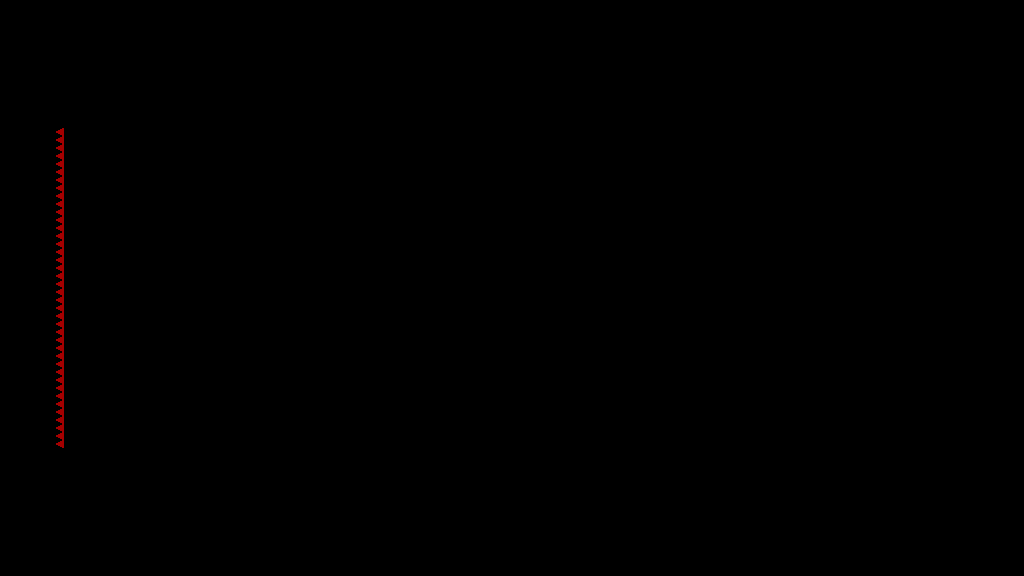

Rendered tile map (Tiled .tmx) drawn with the repository's tilesets; below, a short description and the map source with its tile grids summarised:
An orthogonal 128x72 tile map with 8x8 px tiles, 1 tile layer (T_Spikes) and 50 objects.

<map version="1.4" tiledversion="1.4.3" orientation="orthogonal" renderorder="right-down" width="128" height="72" tilewidth="8" tileheight="8" infinite="0" nextlayerid="5" nextobjectid="239">
 <tileset firstgid="1" source="../../../Sprites/Tiles/DEV/flat/T_spr_nv_flat_0.tsx" />
 <layer id="1" name="T_Spikes" width="128" height="72">
  <data>[9216 cells, 40 non-empty, 1 distinct tile ids]</data>
 </layer>
 <objectgroup id="2" name="C_Solid">
  <object id="125" x="760" y="96">
   <polygon points="0,0 16,0 16,16" />
  </object>
  <object id="127" x="688" y="96">
   <polygon points="0,0 16,0 0,16" />
  </object>
  <object id="157" x="0" y="568" width="816" height="8" />
  <object id="172" x="816" y="96" width="24" height="8" />
  <object id="173" x="880" y="96" width="24" height="8" />
  <object id="179" x="800" y="96">
   <polygon points="0,0 8,8 0,8" />
  </object>
  <object id="180" x="848" y="104">
   <polygon points="0,0 8,-8 8,0" />
  </object>
  <object id="181" x="864" y="96">
   <polygon points="0,0 8,8 0,8" />
  </object>
  <object id="182" x="912" y="104">
   <polygon points="0,0 8,-8 8,0" />
  </object>
  <object id="184" x="496" y="96">
   <polygon points="0,0 32,0 0,32" />
  </object>
  <object id="187" x="528" y="80">
   <polygon points="0,0 -16,-16 -16,0" />
  </object>
  <object id="188" x="648" y="112">
   <polygon points="0,0 16,-16 16,0" />
  </object>
  <object id="190" x="136" y="520" width="8" height="48" />
  <object id="197" x="352" y="520" width="16" height="48" />
  <object id="198" x="352" y="472" width="16" height="48" />
  <object id="199" x="352" y="424" width="16" height="48" />
  <object id="200" x="576" y="520" width="16" height="48" />
  <object id="201" x="576" y="472" width="16" height="48" />
  <object id="202" x="576" y="424" width="16" height="48" />
  <object id="203" x="576" y="376" width="16" height="48" />
  <object id="204" x="576" y="328" width="16" height="48" />
  <object id="205" x="144" y="520">
   <polygon points="0,0 8,0 0,8" />
  </object>
  <object id="206" x="128" y="520">
   <polygon points="0,0 8,0 8,8" />
  </object>
  <object id="207" x="344" y="424">
   <polygon points="0,0 8,0 8,8" />
  </object>
  <object id="208" x="368" y="424">
   <polygon points="0,0 8,0 0,8" />
  </object>
  <object id="209" x="568" y="328">
   <polygon points="0,0 8,0 8,8" />
  </object>
  <object id="210" x="592" y="328">
   <polygon points="0,0 8,0 0,8" />
  </object>
  <object id="211" x="64" y="128" width="136" height="24" />
  <object id="212" x="0" y="0" width="200" height="24" />
  <object id="213" x="64" y="152" width="24" height="296" />
  <object id="214" x="0" y="24" width="24" height="544" />
  <object id="215" x="816" y="552" width="208" height="24" />
  <object id="216" x="1000" y="8" width="24" height="544" />
  <object id="217" x="200" y="0" width="824" height="8" />
  <object id="219" x="928" y="112" width="24" height="296" />
  <object id="220" x="816" y="408" width="136" height="24" />
  <object id="221" x="816" y="432" width="136" height="24" />
  <object id="222" x="800" y="520" width="16" height="48" />
  <object id="223" x="576" y="520" width="16" height="48" />
  <object id="224" x="800" y="472" width="16" height="48" />
  <object id="225" x="576" y="472" width="16" height="48" />
  <object id="228" x="800" y="424" width="16" height="48" />
  <object id="230" x="800" y="376" width="16" height="48" />
  <object id="233" x="800" y="328" width="16" height="48" />
  <object id="235" x="800" y="280" width="16" height="48" />
  <object id="236" x="800" y="232" width="16" height="48" />
  <object id="237" x="792" y="232">
   <polygon points="0,0 8,0 8,8" />
  </object>
  <object id="238" x="816" y="232">
   <polygon points="0,0 8,0 0,8" />
  </object>
 </objectgroup>
 <objectgroup id="3" name="C_Balls">
  <object id="33" x="200" y="104" width="8" height="8" />
 </objectgroup>
 <objectgroup id="4" name="C_Orbs">
  <object id="176" x="728" y="96" width="8" height="8" />
 </objectgroup>
</map>
